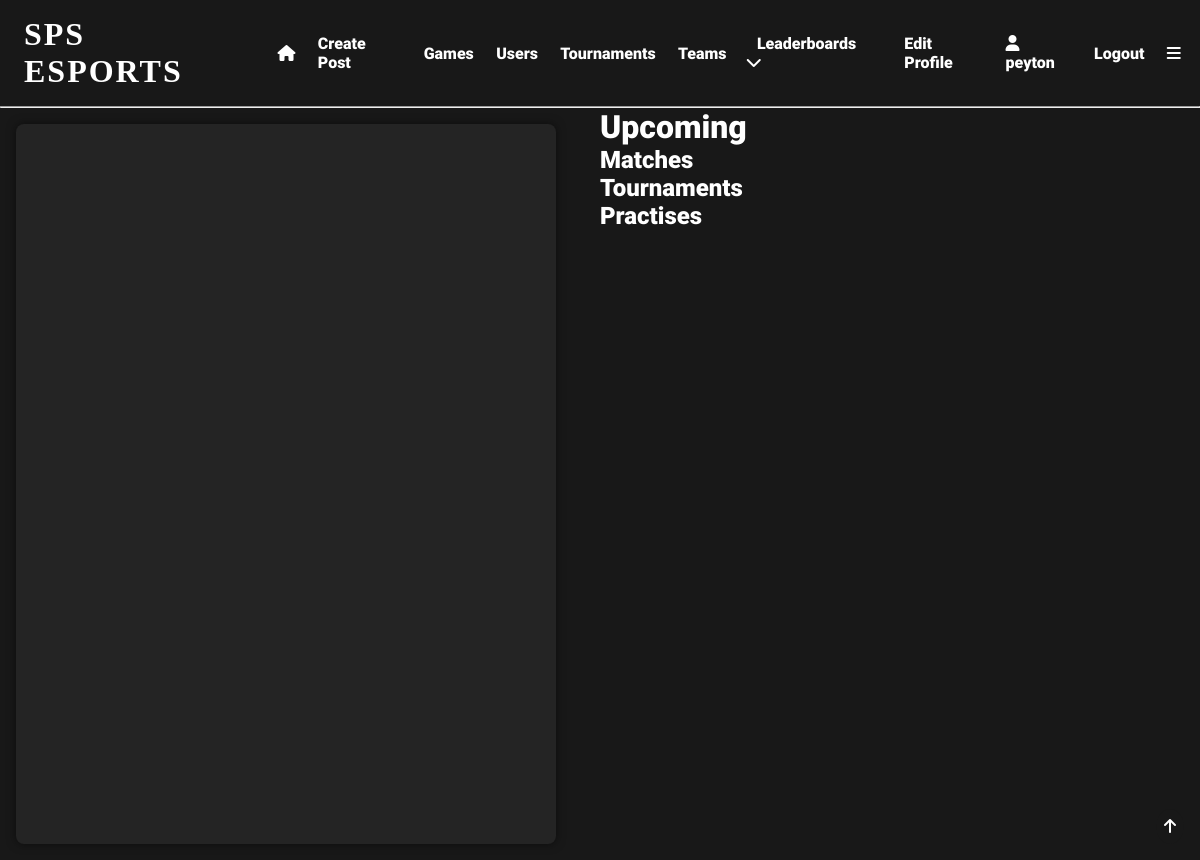
Before: /index (signed in) with the older database file.
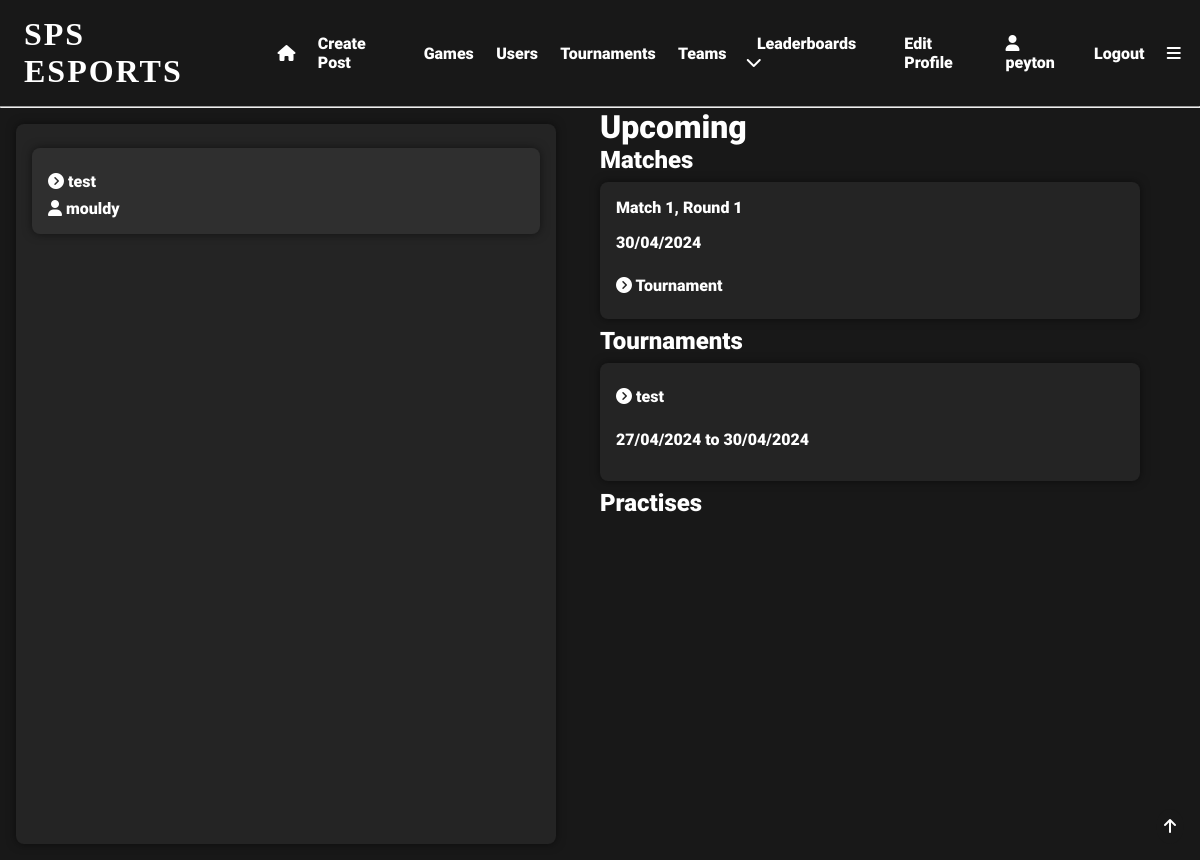
After: the same page with the newer database file.
### app/models.py (models this page shows, shortened)
class User(UserMixin, db.Model):
    user_id = db.Column(db.Integer, primary_key=True)
    username = db.Column(db.String(64), index=True, unique=True)
    email = db.Column(db.String(120), index=True, unique=True)
    password_hash = db.Column(db.String(128), nullable=False)
    pfp = db.Column(db.String(140))
    user_bio = db.Column(db.String(140), default='New to SPS eSports!!!')
    pronouns = db.Column(db.String(64), nullable=True)
    skill_level = db.Column(db.String(64), default='Unsure')
    role = db.Column(db.String(64))
    grade = db.Column(db.String(64), nullable=True)
    availability = db.Column(db.String(140), default='Unsure')
    teams = db.relationship('Teams', back_populates='user')
    team_users = db.relationship('TeamUsers', back_populates='user')
    posts = db.relationship('Posts', back_populates='user')
    likes = db.relationship('Likes', back_populates='user')
    tournaments = db.relationship('Tournaments', back_populates='user')
    favourite_games = db.relationship('FavouriteGames', back_populates='user')
    tournament_users = db.relationship('TournamentUsers', back_populates='user')
    comments = db.relationship('Comments', back_populates='user')
    matches = db.relationship('Matches', back_populates='user')
    match_users = db.relationship('MatchUsers', back_populates='user')
    following = db.relationship('Following', backref='user', foreign_keys='Following.user_id')
    followed = db.relationship('Following', foreign_keys='Following.following_id')
    def __repr__(self):
        return '<User {}>'.format(self.username)

class Posts(db.Model):
    post_id = db.Column(db.Integer, primary_key=True, index=True, unique=True, nullable=False)
    post_title = db.Column(db.String(64), nullable=False)
    post_content = db.Column(db.String(140), nullable=False)
    post_date = db.Column(db.DateTime, nullable=False)
    post_type = db.Column(db.String(64))
    likes = db.Column(db.Integer, default=0)
    user_id = db.Column(db.Integer, db.ForeignKey('user.user_id'), name='post_user_id', nullable=False)
    user = db.relationship('User', back_populates='posts')
    post_likes = db.relationship('Likes', back_populates='post')
    comments = db.relationship('Comments', back_populates='post')
    def __repr__(self):
        return '<Post {}>'.format(self.post_title)

class Matches(db.Model):
    match_id = db.Column(db.Integer, primary_key=True, index=True, unique=True, nullable=False)
    match_date = db.Column(db.DateTime, index=True)
    round = db.Column(db.Integer, nullable=False)
    round_match = db.Column(db.Integer, nullable=False)
    match_winner = db.Column(db.Integer, db.ForeignKey('user.user_id'), name='match_winner_id', nullable=True)
    tournament_id = db.Column(db.Integer, db.ForeignKey('tournaments.tournament_id'), name='match_tournament_id',
                              nullable=False)
    user = db.relationship('User', back_populates='matches')
    tournament = db.relationship('Tournaments', back_populates='matches')
    match_users = db.relationship('MatchUsers', back_populates='match')

class Tournaments(db.Model):
    tournament_id = db.Column(db.Integer, primary_key=True, index=True, unique=True, nullable=False)
    tournament_name = db.Column(db.String(64), index=True, unique=True)
    tournament_description = db.Column(db.String(140), default='New Tournament!!!')
    tournament_start = db.Column(db.DateTime, index=True)
    tournament_end = db.Column(db.DateTime, index=True)
    tournament_skill_level = db.Column(db.String(64), nullable=True)
    tournament_min_grade = db.Column(db.String(64), nullable=True)
    winner = db.Column(db.Integer, db.ForeignKey('user.user_id'), name='tournament_user_id', nullable=True)
    participants = db.Column(db.Integer, default=2)
    user = db.relationship('User', back_populates='tournaments')
    tournament_users = db.relationship('TournamentUsers', back_populates='tournament')
    matches = db.relationship('Matches', back_populates='tournament')

### app/routes.py (the view)
@app.route('/')
@app.route('/index')
@login_required
def index():
    following = Following.query.filter_by(user_id=current_user.user_id).all()
    followed_users = []
    for user in following:
        user = User.query.filter_by(user_id=user.following_id).first()
        followed_users.append(user)
    print(followed_users)
    posts = []
    for user in followed_users:
        user_posts = Posts.query.filter_by(user_id=user.user_id).all()
        for post in user_posts:
            print('Post: ' + str(post))
            print(post.post_title)
            print(user.username)
            posts.append((post, user.username))
    print(posts)
    tournament_users = TournamentUsers.query.filter_by(user_id=current_user.user_id).all()
    tournaments = []
    for tournament_user in tournament_users:
        tournament = Tournaments.query.filter_by(tournament_id=tournament_user.tournament_id).first()
        tournaments.append(tournament)
    match_users = MatchUsers.query.filter_by(match_user=current_user.user_id).all()
    matches = []
    for match_user in match_users:
        match = Matches.query.filter_by(match_id=match_user.match_id).first()
        matches.append(match)
    tournaments = sorted(tournaments, key=lambda x: x.tournament_start, reverse=False)
    matches = sorted(matches, key=lambda x: x.match_date, reverse=False)
    team_users = TeamUsers.query.filter_by(user_id=current_user.user_id).all()
    teams = []
    for team_user in team_users:
        team = Teams.query.filter_by(team_id=team_user.team_id).first()
        if team not in teams:
            teams.append(team)
    practises = []
    for team in teams:
        practise = Practises.query.filter_by(team_id=team.team_id).all()
        for p in practise:
            practises.append(p)
    practises = sorted(practises, key=lambda x: x.practise_date, reverse=False)
    return render_template('index.html', title="Home", tournaments=tournaments, matches=matches, practises=practises, posts=posts)

### app/__init__.py (called while the page is built)
@app.template_filter('format_date')
def format_date(date):
    return date.strftime('%d/%m/%Y')

### app/models.py (called while the page is built)
@login.user_loader
def load_user(user_id):
    return User.query.get(int(user_id))  # returns the user id as an integer

### app/templates/index.html (shortened to what this page needs)
{% extends 'base.html' %}
{% block content %}
<div class="row">
    <div class="half">
        <div class="user-posts">
            {% for post in posts %}
            <div class="post">
                <a href="{{url_for('post', post_id=post[0].post_id)}}"><i class="fa-solid fa-circle-chevron-right"></i>
                    {{post[0].post_title}}</a>
                <p><i class="fa-solid fa-user"></i>   {{post[1]}}</p>
            </div>
            {% endfor %}
        </div>
    </div>
    <div class="half">
        <h1>Upcoming</h1>
        <h2>Matches</h2>
        {% for match in matches %}
        <div class="event">
            <h4>Match {{match.round_match}}, Round {{match.round}}</h4>
            <p>{{match.match_date|format_date}}</p>
            <a href="{{url_for('tournament', tournament_id=match.tournament_id)}}"><i
                    class="fa-solid fa-circle-chevron-right"></i> Tournament</a>
        </div>
        {% endfor %}
        <h2>Tournaments</h2>
        {% for tournament in tournaments %}
        <div class="event">
            <a href="{{url_for('tournament', tournament_id=tournament.id)}}"><i
                    class="fa-solid fa-circle-chevron-right"></i>  {{tournament.tournament_name}}</a>
            <p>{{tournament.tournament_start|format_date}} to {{tournament.tournament_end|format_date}}</p>
        </div>
        {% endfor %}
        <h2>Practises</h2>
    </div>
</div>
{% endblock %}

### app/templates/base.html (shortened to what this page needs)
<!DOCTYPE html>
<html lang="en">
<head>
    <link rel="stylesheet" href="{{ url_for('static', filename='css/styles.css') }}">
</head>
<body>
  <div id="top" class="header">
      {% if current_user.is_anonymous %}
        <h1 onclick="location.href='login'">SPS ESPORTS</h1>
        <a href="{{ url_for('login') }}">Login</a>
        <a href="{{ url_for('register') }}">Register</a>
      {% else %}
        <h1 onclick="location.href='{{url_for('index')}}'">SPS ESPORTS</h1>
        <a href="{{ url_for('index') }}"><i class="fa-solid fa-house"></i></a>
        <a href="{{ url_for('create_post') }}">Create Post</a>
        <a href="{{ url_for('search') }}">Games</a>
        <a href="{{ url_for('user_search') }}">Users</a>
        <a href="{{ url_for('tournament_search') }}">Tournaments</a>
        <a href="{{url_for('team_search')}}">Teams</a>
        <div class="expand">
            <div class="expand-button">
                <a href="javascript:showDropdown()">Leaderboards  <i class="fa-solid fa-chevron-down"></i></a>
            </div>
        </div>
        <a href="{{ url_for('edit_profile') }}">Edit Profile</a>
        <a href="{{ url_for('user', username=current_user.username) }}"><i class="fa-solid fa-user"></i>   {{current_user.username}}</a>
        <a href="{{ url_for('logout') }}">Logout</a>
        <a href="javascript:navBar()"><i class="fa-solid fa-bars"></i></a>
      {% endif %}
  </div>
    <hr>
  <div class="topbutton">
    <a href="#top"><i class="fa-solid fa-arrow-up"></i></a>
  </div>
{% block content %} {% endblock %}
</body>
</html>

### app/static/css/styles.css (style rules this page uses)
* { margin: 0; padding: 0; box-sizing: border-box; scroll-behavior: smooth; scrollbar-width: thin; scrollbar-color: white var(--bg); }
body { background: var(--bg); color: white; }
:root { --accent: #e81c29; --bg: #181818; --bg2: #282828; --lightbg: rgba(255,255,255,0.05); }
.row { display: flex; }
.half { flex: 50%; }
.header { display:flex; align-items: center; padding: 1em 0.5em; }
.header a { padding: 0em 0.7em; font-family: 'Roboto'; font-size: 1em; text-decoration: none; transition: 0.5s; position: relative; transition: 0.3s; color: white; }
.header a::before { content: ''; position: absolute; width: 100%; height: 2px; left: 0; bottom: -2px; background-color: var(--accent); transform-origin: right; transform: scaleX(0); transition: transform 0.3s; }
.header h1 { box-shadow: inset 0 0 0 0 var(--bg); font-family: 'Nausea'; letter-spacing: 2px; padding: 0 0.5em; position: relative; transition: color 0.3s ease-in-out, box-shadow 0.3s ease-in-out; }
.expand { font-family: 'Roboto'; padding: 0.5em; position: relative; }
h1 { font-family: 'Roboto'; font-size: 2em; }
h2 { font-family: 'Roboto'; font-size: 1.5em; }
.topbutton { position: fixed; bottom: 1em; right: 1em; padding: 0.5em; border-radius: 50%; background-color: var(--bg); color: white; font-family: 'Roboto'; font-size: 1em; transition: 0.5s; }
a { color: white; text-decoration: none; transition: 0.5s; padding: 0.5em 0; position: relative; font-family: 'Roboto'; }
a::before { content: ''; position: absolute; width: 100%; height: 2px; left: 0; bottom: -2px; background-color: var(--accent); transform-origin: right; transform: scaleX(0); transition: transform 0.3s; }
.event { display: flex; flex-flow: column wrap; background-color: var(--lightbg); box-shadow: 0 0 10px 0 rgba(0,0,0,0.5); border-radius: 0.5em; padding: 1em; margin: 0.5em 0; font-family: 'Roboto'; width: 90%; background: rgba(255,255,255,0.05); }
.event a { color: white; text-decoration: none; transition: 0.5s; padding: 0.5em 0; position: relative; }
.event a::before { content: ''; position: absolute; width: 100%; height: 2px; left: 0; bottom: -2px; background-color: var(--accent); transform-origin: right; transform: scaleX(0); transition: transform 0.3s; }
.event p { padding: 0.5em 0; margin: 0.5em 0; }
.user-posts { display: flex; flex-flow: column; height: 90vh; width: 90%; overflow-y: scroll; overflow-x: hidden; background-color: var(--lightbg); box-shadow: 0 0 10px 0 rgba(0,0,0,0.5); border-radius: 0.5em; padding: 1em; margin: 1em; }
.post { display: flex; flex-flow: column wrap; background-color: var(--lightbg); box-shadow: 0 0 10px 0 rgba(0,0,0,0.5); border-radius: 0.5em; padding: 1em; margin: 0.5em 0; font-family: 'Roboto'; width: 100%; background: rgba(255,255,255,0.05); }
.post a::before { top: 80%; }

Changed rows visible on the page:
added User: post_title "test", username "mouldy"
added Matches: round_match "1", round "1", match_date "30/04/2024"
added Tournaments: tournament_name "test", tournament_start "27/04/2024", tournament_end "30/04/2024"
